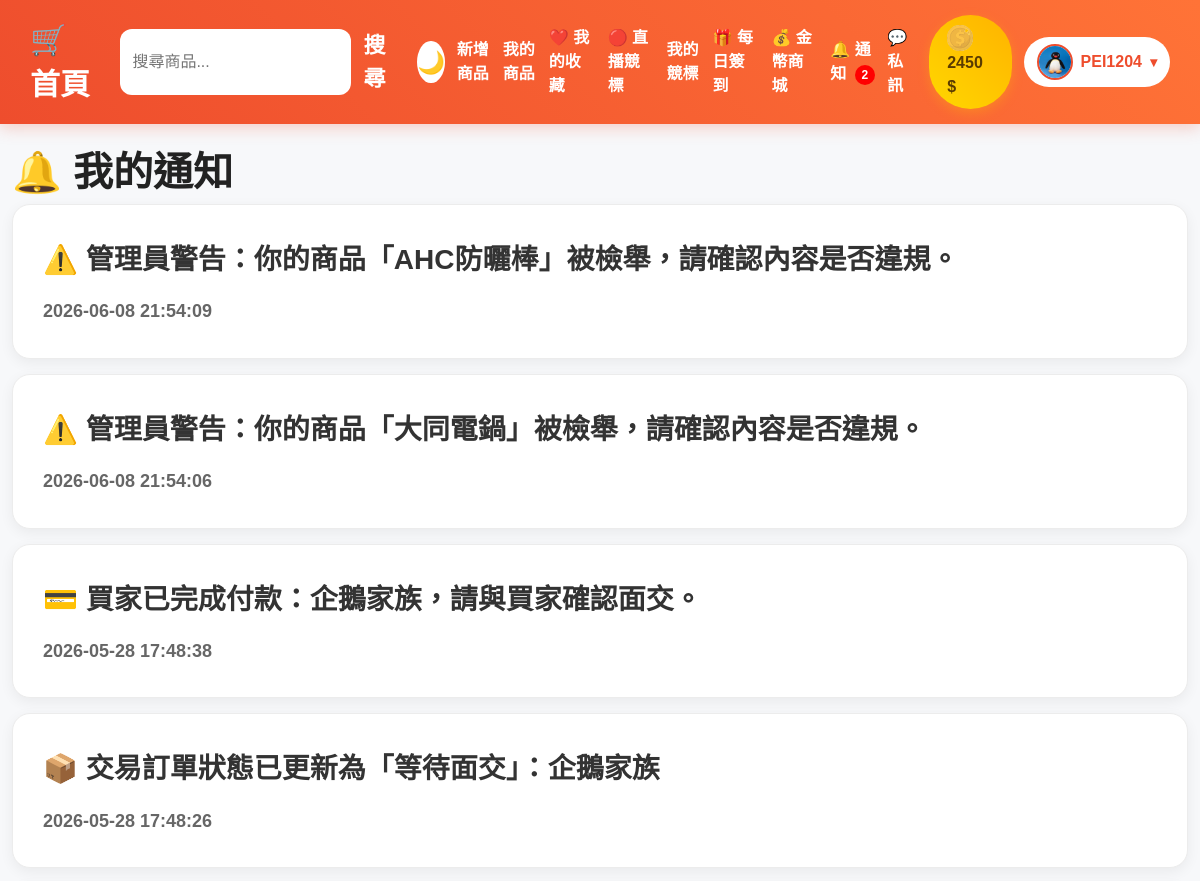
Page /notifications (signed in, upper part) on the earlier database version.
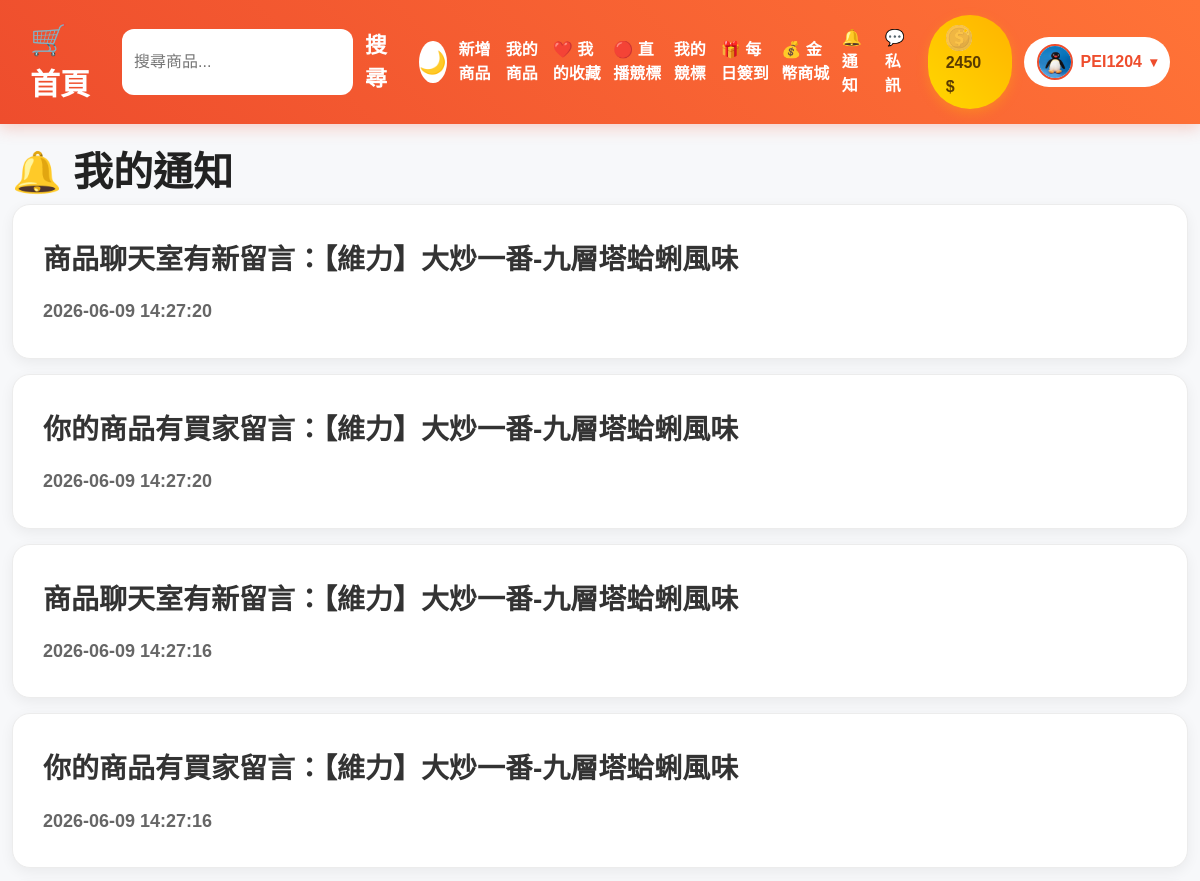
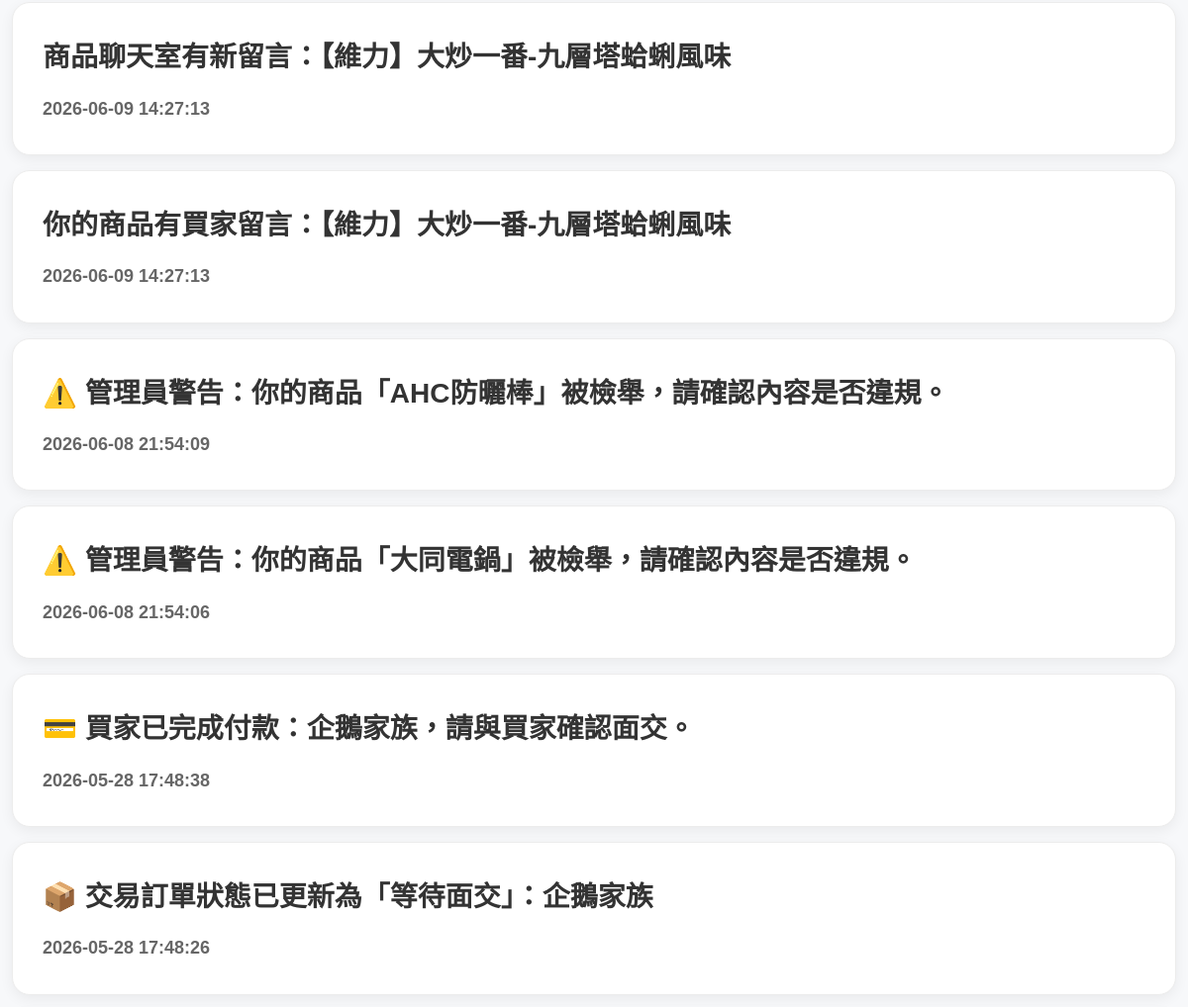
Same page on the later database version (2 pictures, top to bottom).
### tables this page shows
CREATE TABLE notifications (
    id INTEGER PRIMARY KEY AUTOINCREMENT,
    user_id INTEGER,
    message TEXT,
    link TEXT,
    is_read INTEGER DEFAULT 0,
    created_at TIMESTAMP DEFAULT CURRENT_TIMESTAMP
);

### app.py (the view)
@app.route("/notifications")
def notifications():
    if "user_id" not in session:
        return redirect("/login")
    db = get_db()
    notes = db.execute(
        """
        SELECT * FROM notifications
        WHERE user_id=?
        ORDER BY id DESC
        """,
        (session["user_id"],)
    ).fetchall()
    db.execute(
        """
        UPDATE notifications
        SET is_read=1
        WHERE user_id=?
        """,
        (session["user_id"],)
    )
    db.commit()
    db.close()
    return render_template(
        "notifications.html",
        notifications=notes
    )

### app.py (called while the page is built, shortened)
def get_db():
    conn = sqlite3.connect(
        DATABASE,
        timeout=30,
        check_same_thread=False
    )
    conn.row_factory = sqlite3.Row
    return conn

def inject_notification_count():
    if "user_id" not in session:
        return dict(notification_count=0)
    db = get_db()
    count = db.execute(
        """
        SELECT COUNT(*) AS count
        FROM notifications
        WHERE user_id=? AND is_read=0
        """,
        (session["user_id"],)
    ).fetchone()["count"]
    db.close()
    return dict(notification_count=count)

def inject_active_announcements():
    try:
        db = get_db()
        ensure_admin_feature_columns(db)
        announcements = db.execute(
            """
            SELECT *
            FROM announcements
            WHERE IFNULL(is_active, 1)=1
            ORDER BY id DESC
            LIMIT 3
            """
        ).fetchall()
        db.close()
        return dict(active_announcements=announcements)
    except Exception:
        return dict(active_announcements=[])

def current_admin_role():
    role = session.get("admin_role", "user")
    if role == "user" and session.get("is_admin") == 1:
        return "super_admin"
    return role

def is_super_admin():
    return current_admin_role() == "super_admin"

@app.before_request
def protect_admin_routes():
    if not request.path.startswith("/admin"):
        return None

@app.context_processor
def inject_admin_role_helpers():
    return dict(
        current_admin_role=current_admin_role(),
        admin_role_name=admin_role_name,
        require_admin_role=require_admin_role,
        is_super_admin=is_super_admin()
    )

### templates/notifications.html
{% extends "layout.html" %}
{% block content %}
<h1 class="page-title">
    🔔 我的通知
</h1>
<div class="notification-list">
    {% for n in notifications %}
        <a
            href="{{ n.link }}"
            class="notification-card"
        >
            <div>
                {{ n.message }}
            </div>
            <small>
                {{ n.created_at }}
            </small>
        </a>
    {% endfor %}
</div>
{% endblock %}

### templates/layout.html (shortened to what this page needs)
<!DOCTYPE html>
<html lang="zh-TW">
<head>
    <link
        href="https://cdn.jsdelivr.net/npm/bootstrap@5.3.3/dist/css/bootstrap.min.css"
        rel="stylesheet"
    >
    <link
        rel="stylesheet"
        href="{{ url_for('static', filename='style.css') }}"
    >
</head>
<body>
    <nav class="shopee-nav">
        <div class="nav-container">
            <div class="nav-left">
                <a href="/" class="logo">
                    🛒 首頁
                </a>
            </div>
            <div class="nav-center">
                <form
                    action="/"
                    method="GET"
                    class="navbar-search"
                >
                    <input
                        type="text"
                        name="keyword"
                        placeholder="搜尋商品..."
                    >
                    <button type="submit">
                        搜尋
                    </button>
                </form>
            </div>
            <div class="nav-right">
                <button
                    id="themeToggleBtn"
                    class="theme-toggle-btn"
                    type="button"
                    onclick="toggleDarkMode()"
                >
                </button>
                {% if session.get("username") %}
                    <a
                        href="/add"
                        class="nav-link-custom"
                    >
                        新增商品
                    </a>
                    <a
                        href="/my-products"
                        class="nav-link-custom"
                    >
                        我的商品
                    </a>
                    <a
                        href="/my-favorites"
                        class="nav-link-custom"
                    >
                        ❤️ 我的收藏
                    </a>
                    <a
                        href="/live"
                        class="nav-link-custom"
                    >
                        🔴 直播競標
                    </a>
                    <a
                        href="/my-bids"
                        class="nav-link-custom"
                    >
                        我的競標
                    </a>
                    <a
                        href="/daily-checkin"
                        class="nav-link-custom"
                    >
                        🎁 每日簽到
                    </a>
                    <a
                        href="/coin-shop"
                        class="nav-link-custom"
                    >
                        💰 金幣商城
                    </a>
                    <a
                        href="/notifications"
                        class="nav-link-custom notification-link"
                    >
                        🔔 通知
                        {% if notification_count and notification_count > 0 %}
                            <span class="notification-badge">
                                {{ notification_count }}
                            </span>
                        {% endif %}
                    </a>
                    <a
                        href="/messages"
                        class="nav-link-custom"
                    >
                        💬 私訊
                    </a>
                    <span class="coin-box">
                        <img
                            src="{{ url_for('static', filename='coin.png') }}"
                            class="coin-icon"
                        >
                        {{ session.get("coins", 0) }} $
                    </span>
                    <div class="user-dropdown">
                        <button
                            class="user-btn"
                            onclick="toggleUserMenu()"
                            type="button"
                        >
                            <img
                                src="{{ session.get('avatar', '/static/default-avatar.png') }}"
                                class="nav-avatar"
                            >
                            <span>
                                {{ session["username"] }}
                            </span>
                            <span class="user-arrow">
                                ▾
                            </span>
                        </button>
                    </div>
                {% endif %}
            </div>
        </div>
    </nav>
    <div class="container mt-4">
        {% block content %}
        {% endblock %}
    </div>
</body>
</html>

### static/style.css (style rules this page uses)
* { margin:0; padding:0; box-sizing:border-box; }
body { background:#f5f5f5; font-family:Arial,sans-serif; color:#222; overflow-x:hidden; }
.shopee-nav { background: linear-gradient( 45deg, #ee4d2d, #ff7337 ); padding:15px 30px; position:sticky; top:0; z-index:999; box-shadow: 0 4px 15px rgba(238,77,45,0.25); }
.nav-container { display:flex; align-items:center; justify-content:space-between; gap:20px; }
.logo { color:white; font-size:30px; font-weight:bold; text-decoration:none; transition:0.3s; }
.nav-center { flex:1; display:flex; justify-content:center; }
.navbar-search { display:flex; width:100%; max-width:500px; }
.navbar-search input { flex:1; padding:12px; border:none; border-radius:10px 0 0 10px; outline:none; }
.navbar-search button { border:none; padding:12px 20px; background:white; font-weight:bold; border-radius:0 10px 10px 0; }
.nav-right { display:flex; align-items:center; gap:12px; }
.nav-link-custom { color:white; text-decoration:none; font-weight:bold; transition:0.3s; }
.coin-box { background: linear-gradient( 45deg, #ffd700, #ffb300 ); padding:10px 18px; border-radius:999px; font-weight:bold; color:#5a3b00; box-shadow: 0 4px 12px rgba(255,193,7,0.3); }
.coin-icon { width:26px; height:26px; margin-right:8px; vertical-align:middle; animation: coinSpin 2s linear infinite; }
.notification-list { display:flex; flex-direction:column; gap:15px; }
.notification-card { display:block; background:white; padding:20px; border-radius:18px; text-decoration:none; color:#333; font-weight:bold; box-shadow:0 5px 20px rgba(238,77,45,0.08); transition:0.3s; }
.notification-card { font-size: 28px; font-weight: bold; padding: 30px; line-height: 1.8; }
.notification-card small { display: block; margin-top: 10px; font-size: 18px; color: #666; }
.theme-toggle-btn { border:none; background:white; color:#ee4d2d; width:42px; height:42px; border-radius:50%; font-size:22px; font-weight:bold; cursor:pointer; transition:0.3s; }
.user-dropdown { position:relative; }
.user-btn { border:none; background:white; color:#ee4d2d; padding:7px 13px; border-radius:999px; display:flex; align-items:center; gap:8px; font-weight:bold; cursor:pointer; transition:0.2s; white-space:nowrap; }
.nav-avatar { width:36px; height:36px; border-radius:50%; object-fit:cover; border:2px solid #ee4d2d; background:white; }
.user-arrow { font-size:14px; }
.notification-link { position:relative; }
body { background:#f7f8fa; }
.container { max-width:1200px; }
.product-card, .review-card, .chat-box, .notification-card, .message-card, .form-box, .card, .bid-box, .seller-info-box, .auto-bid-box, .winner-box { border-radius:18px !important; box-shadow:0 4px 14px rgba(0,0,0,.06) !important; border:1px solid #ececec; }
.product-title, .page-title, .form-title { font-weight:800; color:#222; }
input, textarea, select { border-radius:12px !important; }
.navbar-search button { background:transparent !important; border:none !important; box-shadow:none !important; color:white !important; font-size:22px; font-weight:800; padding:0 12px !important; border-radius:0 !important; min-width:auto !important; }

Differences in the rows shown:
added notifications: message "商品聊天室有新留言：【維力】大炒一番-九層塔蛤蜊風味", created_at "2026-06-09 14:27:20"
added notifications: message "你的商品有買家留言：【維力】大炒一番-九層塔蛤蜊風味", created_at "2026-06-09 14:27:20"
added notifications: message "商品聊天室有新留言：【維力】大炒一番-九層塔蛤蜊風味", created_at "2026-06-09 14:27:16"
added notifications: message "你的商品有買家留言：【維力】大炒一番-九層塔蛤蜊風味", created_at "2026-06-09 14:27:16"
added notifications: message "商品聊天室有新留言：【維力】大炒一番-九層塔蛤蜊風味", created_at "2026-06-09 14:27:13"
added notifications: message "你的商品有買家留言：【維力】大炒一番-九層塔蛤蜊風味", created_at "2026-06-09 14:27:13"
Other differences:
{{ notification_count }}: "2" → (not shown)
